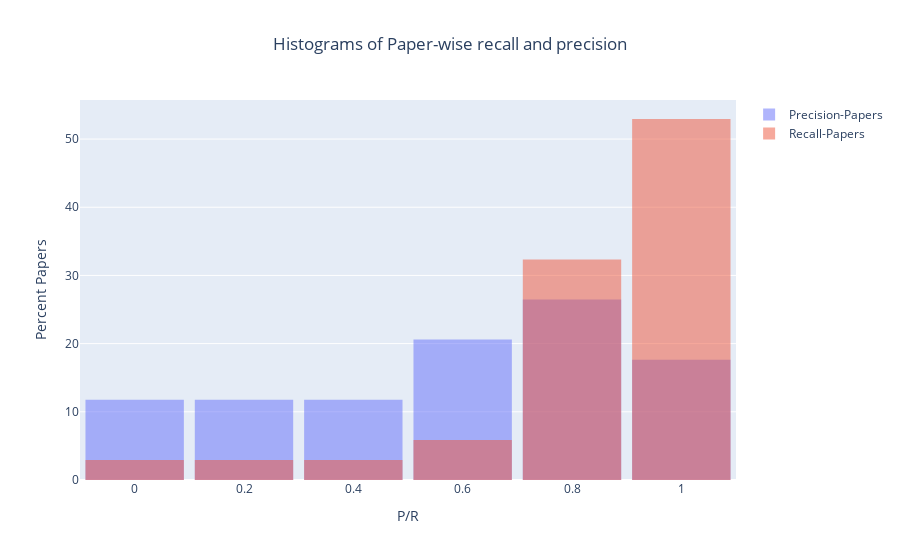
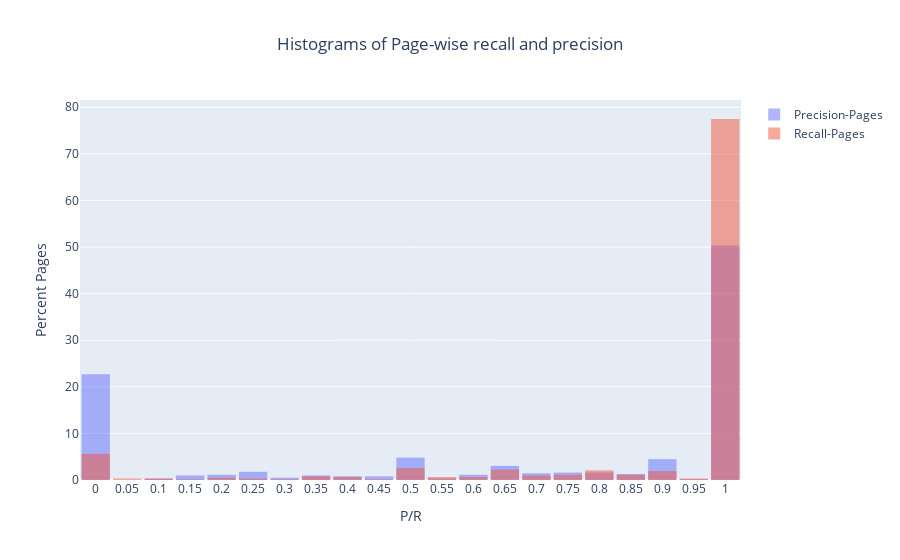

Source (notebook cell) for these figures, in order:
### Code cell
p,r,p_papers, r_papers, p_pages, r_pages = get_confusion(papers, 0.5, 0.75)

fig = go.Figure()
fig.add_trace(go.Histogram(x=p_papers,name="Precision-Papers",histnorm='percent',nbinsx=10,autobinx=False))
fig.add_trace(go.Histogram(x=r_papers,name="Recall-Papers",histnorm='percent',nbinsx=10,autobinx=False))

# Overlay both histograms
fig.update_layout(barmode='overlay')
# Reduce opacity to see both histograms
fig.update_traces(opacity=0.5)
fig.update_layout(
    title_x=0.5,
    title_text='Histograms of Paper-wise recall and precision', # title of plot
    xaxis_title_text='P/R', # xaxis label
    yaxis_title_text='Percent Papers', # yaxis label
    bargap=0, # gap between bars of adjacent location coordinates
    bargroupgap=0.1, # gap between bars of the same location coordinates
    
)

fig.show()

fig = go.Figure()
fig.add_trace(go.Histogram(x=p_pages,bingroup=1,name="Precision-Pages",histnorm='percent'))
fig.add_trace(go.Histogram(x=r_pages,bingroup=1,name="Recall-Pages",histnorm='percent'))

# Overlay both histograms
fig.update_layout(barmode='overlay')
# Reduce opacity to see both histograms
fig.update_traces(opacity=0.5)
fig.update_layout(
    title_text='Histograms of Page-wise recall and precision', # title of plot
    title_x=0.5,
    xaxis_title_text='P/R', # xaxis label
    yaxis_title_text='Percent Pages', # yaxis label
    bargap=0, # gap between bars of adjacent location coordinates
    bargroupgap=0.1, # gap between bars of the same location coordinates
    xaxis = dict(
        dtick = 0.05
    )
)

fig.show()

### Figure 1 — Plotly figure (JSON) as saved in the notebook; plotly's stock layout.template omitted (floating-point values rounded to 4 significant figures)
{"data": [{"autobinx": false, "histnorm": "percent", "name": "Precision-Papers", "nbinsx": 10, "opacity": 0.5, "type": "histogram", "x": [0.32, 0.09091, 0.9175, 0.8182, 0.6471, 0, 0.1925, 0.8727, 0.6747, 0.9333, 0.9234, 0.5918, 0.8367, 0.8333, 0.625, 0, 0.8246, 0.4096, 0.6224, 0.875, 0.2963, 0.8947, 0.5806, 1, 0.5273, 0.4487, 0.8512, 0.8571, 0.1758, 0, 0.4449, 0.9062, 1, 0.2]}, {"autobinx": false, "histnorm": "percent", "name": "Recall-Papers", "nbinsx": 10, "opacity": 0.5, "type": "histogram", "x": [0.8889, 1, 0.9674, 1, 0.7857, 0, 0.6316, 1, 0.9333, 0.9333, 0.9602, 0.9062, 1, 0.8333, 0.8333, 1, 0.7833, 0.8718, 0.8905, 0.1469, 1, 0.8763, 0.931, 0.8889, 0.3333, 0.9211, 0.6438, 0.9474, 0.8421, 1, 0.814, 0.9355, 1, 1]}], "layout": {"bargap": 0, "bargroupgap": 0.1, "barmode": "overlay", "title": {"text": "Histograms of Paper-wise recall and precision", "x": 0.5}, "xaxis": {"title": {"text": "P/R"}}, "yaxis": {"title": {"text": "Percent Papers"}}}}

### Figure 2 — Plotly figure (JSON) as saved in the notebook; plotly's stock layout.template omitted (floating-point values rounded to 4 significant figures; data arrays with more than 128 entries replaced by an {"elided": "..."} marker saying what was removed)
{"data": [{"bingroup": "1", "histnorm": "percent", "name": "Precision-Pages", "opacity": 0.5, "type": "histogram", "x": {"elided": "626 float values"}}, {"bingroup": "1", "histnorm": "percent", "name": "Recall-Pages", "opacity": 0.5, "type": "histogram", "x": {"elided": "626 float values"}}], "layout": {"bargap": 0, "bargroupgap": 0.1, "barmode": "overlay", "title": {"text": "Histograms of Page-wise recall and precision", "x": 0.5}, "xaxis": {"dtick": 0.05, "title": {"text": "P/R"}}, "yaxis": {"title": {"text": "Percent Pages"}}}}
